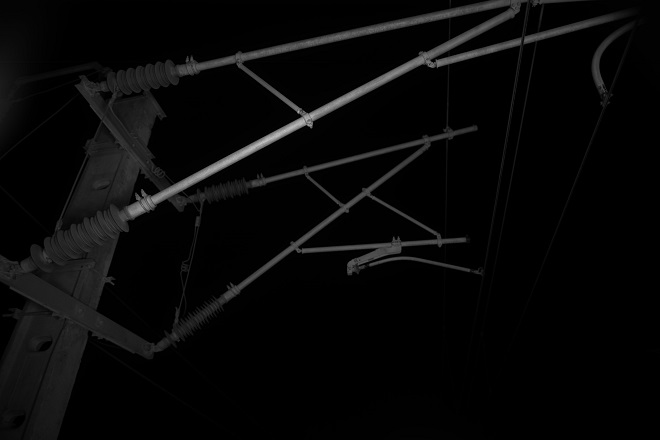
//> input picture 12/21.jpg, 660 x 440 px
$ ./DefectInspection   (built with g++ and OpenCV 4)
//> lines starting //> are read from the running program, lines starting //| are printed output that depends on the picture; after the words box and inside, x2 and y2 are one past the last pixel; in counts of white or black regions, pixels touching at a corner belong together
//-----------------------------------【头文件包含部分】------------------------------------------------------
//		描述：本代码是对于绝缘体的检测部分
//      name:wuxiangrong,begin 2016/10/25
//      VS2015 opencv2.4.9 win10
//-----------------------------------------------------------------------------------------------------------
#include "stdafx.h"
#include <iostream>
#include <opencv2/opencv.hpp>
#include <opencv2/imgproc/imgproc.hpp>
#include <math.h>
#include <fstream>
#include <opencv2/contrib/contrib.hpp>

//-----------------------------------【命名空间声明部分】----------------------------------------------------
//		描述：包含程序所使用的命名空间
//-----------------------------------------------------------------------------------------------------------
using namespace cv;
using namespace std;

//-----------------------------------【调用函数声明部分】-----------------------------------------------------
//		描述：包含程序所使用的调用函数
//------------------------------------------------------------------------------------------------------------
float SortGroup(vector<float> VECtor, float num, float part[10][10]);
IplImage* rotateImage1(IplImage* img, int degree);
Mat LinearAdjust(Mat matrix, float fa, float fb);
Point OppositeMap(Point point_in, float cosa, float sina, Mat image_in, Mat image_rota);

//-----------------------------------【main( )函数】----------------------------------------------------------
//		描述：控制台应用程序的入口函数，程序从这里开始
//------------------------------------------------------------------------------------------------------------
int main() {
//---------------【1】载入原始图和Mat变量定义-----------------------------------------------------------------

	/*string filepath = "E:\\projects\\Visual studio 15\\Microsoft\\DefectInspection\\DefectInspection\\12\\";
	Directory DIR;
	vector<string> filenames = DIR.GetListFiles(filepath, "*.jpg", false);*/

	Mat srcImage = imread("./12\\21.jpg");
//> srcImage is the input picture: 440 rows x 660 cols, CV_8UC3; min 0, max 197, mean 8
	Mat midImage, dstImage,orignal;       //临时变量和目标图的定义
	srcImage.copyTo(orignal);

	system("cd ./testPro&&del/s *.jpg");  //清空文件夹中存储的图像
	char file_dst[100];                   //定义将要保存文件名空间
	ofstream out("data.txt", ios::trunc);  //清空
	ofstream myfile("data.txt",ios::out);
	if(!myfile) cout<<"error !";
	int window_num = 1;  //框的个数

	//参数
	int Pole_Width = 44;  //杆两侧先验宽
	int window_wide = 6;  //滑动窗宽度
	//for (unsigned int m = 0; m < filenames.size(); m++) {

//---------------【2】进行霍夫线变换检测线段------------------------------------------------------------------
		Canny(srcImage, midImage, 50, 200, 3);      //进行一次canny边缘检测
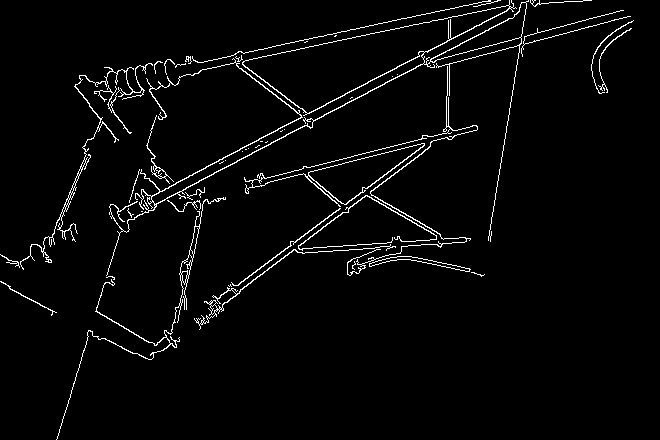
//> midImage: 440 rows x 660 cols, CV_8UC1; 3% white in thin lines or dots
		cvtColor(midImage, dstImage, CV_GRAY2BGR);  //转化边缘检测后的图为灰度图
//> dstImage: 440 rows x 660 cols, CV_8UC3; 3% white in thin lines or dots
		//进行霍夫线变换
		vector<Vec4i> lines;       //定义一个矢量结构lines用于存放得到的线段矢量集合
		vector<float> line_slope;  //定义每条线段的斜率
		vector<float> distance;    //线段到（0，0）点的距离
		HoughLinesP(midImage, lines, 1, CV_PI / 180, 50, 100, 4);
//> lines = 17 lines (x1, y1, x2, y2), first 8: [267, 182, 424, 143], [245, 52, 490, 0], [313, 121, 443, 52], [139, 203, 361, 85], [243, 61, 513, 4], [229, 290, 336, 210], [238, 285, 424, 145], [235, 293, 430, 146]

//---------------【3】计算每条线段的斜率和到原点的距离--------------------------------------------------------
			//依次在图中绘制出每条线段并计算信息
		for (size_t i = 0; i < lines.size(); i++) {
			Vec4i l = lines[i];
			float slope_num = float(l[3] - l[1]) / (l[2] - l[0]);  //线的斜率
			float point_distance = abs(slope_num * l[0] - l[1]) / (1 + slope_num*slope_num);  //线到(0，0)点的距离
			line(dstImage, Point(l[0], l[1]), Point(l[2], l[3]), Scalar(186, 88, 255), 1, CV_AA);
			line_slope.push_back(slope_num);
			distance.push_back(point_distance);
		}
//> this loop made 17 passes
//> (l, slope_num, point_distance) on passes 1 to 8: ([267, 182, 424, 143], -0.248, 233.9), ([245, 52, 490, 0], -0.212, 99.52), ([313, 121, 443, 52], -0.531, 224), ([139, 203, 361, 85], -0.532, 215.9), ([243, 61, 513, 4], -0.211, 107.5), ([229, 290, 336, 210], -0.748, 295.8), ([238, 285, 424, 145], -0.753, 296.3), ([235, 293, 430, 146], -0.754, 299.8)
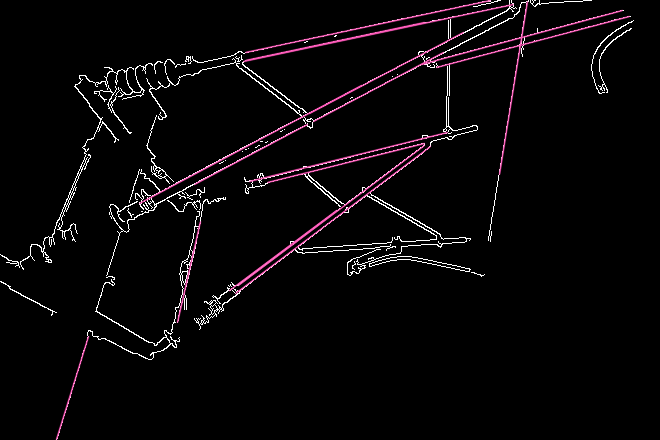
//> dstImage: 440 rows x 660 cols, CV_8UC3; mean B, G, R 8.3, 6.9, 9.2

//---------------【4】以所有的斜率信息排序、分组--------------------------------------------------------------
		float part1[10][10];  //提前定义分10组之内
		memset(part1, 0, sizeof(part1));  //数组中内容置0
		vector<float> line_slope_crop(line_slope);  //定义容器的副集
//> line_slope_crop = 17 values, max -0.211 at index 4, min -6.18 at index 9, mean -1.17
		part1[10][10] = SortGroup(line_slope_crop, 0.006, part1);  //排序分组存储在数组[10][10]中
		int name = 0;  //图片命名
		//在分完组的Part1数组中，分析每组（行）中数据
		for (size_t part1_i = 0; part1_i < 10; part1_i++) {
			vector<Vec4i> linepart;  //在斜率相同的一组中
			vector<float> distancepart;
			vector<float> slopepart;
			int EachGroup_num = 0;  //每组的线段个数
			for (size_t part1_j = 0; part1_j < 10; part1_j++) {
				//将分组后，每组的线段点、线率、到（0，0）点的距离信息重新存储入新的容器
				for (size_t dis_i = 0; dis_i < distance.size(); dis_i++) {
					if (part1[part1_i][part1_j] == line_slope[dis_i]) {
						linepart.push_back(lines[dis_i]);
						distancepart.push_back(distance[dis_i]);
						slopepart.push_back(line_slope[dis_i]);
						EachGroup_num = EachGroup_num + 1;
					}
				}
			}
			//对没有信息的数组信息省去处理
			if (EachGroup_num < 1) {
				break;
			}

//---------------【5】以每组中的线段到（0，0）点距离的信息排序、分组-----------------------------------------
			float part2[10][10];
			memset(part2, 0, sizeof(part2)); //数组中内容置0
			vector<float> distancepart_crop(distancepart);
			part2[10][10] = SortGroup(distancepart_crop, 10, part2);
			//在分完组的Part2数组中，分析每组（行）中数据
			for (size_t part2_i = 0; part2_i < 10; part2_i++) {
				int part_num = 0;  //每条杆上的线段个数
				int sum_x1 = 0, sum_y1 = 0, sum_x2 = 0, sum_y2 = 0;  //点信息
				for (size_t part2_j = 0; part2_j < 10; part2_j++) {
					//将条杆上的线段电信息统计
					for (size_t disPart_i = 0; disPart_i < distancepart.size(); disPart_i++) {
						if (part2[part2_i][part2_j] == distancepart[disPart_i]) {
							part_num = part_num + 1;
							sum_x1 = sum_x1 + linepart[disPart_i][0];
							sum_y1 = sum_y1 + linepart[disPart_i][1];
							sum_x2 = sum_x2 + linepart[disPart_i][2];
							sum_y2 = sum_y2 + linepart[disPart_i][3];
						}
					}
				}
				//对没有信息的数组信息省去处理
				if (part_num < 1) {
					break;
				}
				//刷新杆的点信息及斜率
				sum_x1 = sum_x1 / part_num;
				sum_y1 = sum_y1 / part_num;
				sum_x2 = sum_x2 / part_num;
				sum_y2 = sum_y2 / part_num;
				float part_slops = 0;
				part_slops = float(sum_y2 - sum_y1) / (sum_x2 - sum_x1);  //重新算得斜率

//---------------【6】以每条杆的斜率信息旋转原图（使杆水平）----------------------------------------------------------------
				double theta = 0;  //定义旋转角度
				theta = atan(part_slops)*(180 / CV_PI);
				float cosa = float(cos(double(theta * CV_PI / 180)));
				float sina = float(sin(double(theta * CV_PI / 180)));
				//图像从Mat转为IplImage*旋转
				IplImage * srcImage_pro;
				srcImage_pro = &IplImage(srcImage);
				Mat src = rotateImage1(srcImage_pro, theta);  //旋转函数
				imshow("旋转后图", src);
				sprintf_s(file_dst, "./testPro\\cool_rotate\\%d.jpg", name);  //旋转图像保存
				imwrite(file_dst, src);

				//图像旋转后，原图像到旋转后图像点的映射
				int point1_x = sum_x1 * cosa + sum_y1 * sina - cosa*srcImage.cols / 2 - sina*srcImage.rows / 2 + src.cols / 2;
				int point1_y = -sum_x1 * sina + sum_y1 * cosa + sina*srcImage.cols / 2 - cosa*srcImage.rows / 2 + src.rows / 2;
				int point2_x = sum_x2 * cosa + sum_y2 * sina - cosa*srcImage.cols / 2 - sina*srcImage.rows / 2 + src.cols / 2;
				int point2_y = -sum_x2 * sina + sum_y2 * cosa + sina*srcImage.cols / 2 - cosa*srcImage.rows / 2 + src.rows / 2;

				//映射公式的检测
				Point one(srcImage.cols / 2 + 2, srcImage.rows / 2 + 2), two(src.cols / 2 + 2, src.rows / 2 + 2);
				line(srcImage, Point(sum_x1, sum_y1), Point(sum_x2, sum_y2), Scalar(186, 88, 255), 1, CV_AA);
				line(srcImage, Point(srcImage.cols / 2, srcImage.rows / 2), one, Scalar(186, 88, 255), 1, CV_AA);  //中点
				line(src, Point(point1_x, point1_y), Point(point2_x, point2_y), Scalar(186, 88, 255), 1, CV_AA);
				line(src, Point(src.cols / 2, src.rows / 2), two, Scalar(186, 88, 255), 1, CV_AA);  //中点
				imshow("映射原图", srcImage);
				imshow("映射旋转图", src);

//---------------【6】截取整条杆的一定宽度的信息----------------------------------------------------------------------------
				Rect rect1(0, point1_y - Pole_Width / 2, src.cols, Pole_Width);  //先验的给出绝缘体的观测宽度
				Mat image_roi1 = src(rect1);  //截取矩形
				imshow("截取整条杆", image_roi1);
				sprintf_s(file_dst, "./testPro\\coolblock\\%d.jpg", name);  //截取含杆信息图片
				imwrite(file_dst, image_roi1);
				//对截取图像简单预处理
				Mat image_roi, image_roi1_gray, image_equa;
				cvtColor(image_roi1, image_roi1_gray, CV_BGR2GRAY);
				image_roi = LinearAdjust(image_roi1_gray, 35, 200);  //线性动态调整函数 35, 200
				sprintf_s(file_dst, "./testPro\\cool_blockAdj\\%d.jpg", name);  //保存线性调整后的图像
				imwrite(file_dst, image_roi);
				equalizeHist(image_roi, image_equa);  //直方图均衡化
				imshow("1", image_roi);
				imshow("2", image_equa);


				waitKey(20);
//---------------【7】对截取的图片的二值图像素做垂直投影--------------------------------------------------------------------
				Mat Binary;
				//自适应阈值二值化
				//adaptiveThreshold(image_roi,Binary,255,CV_ADAPTIVE_THRESH_MEAN_C,CV_THRESH_BINARY_INV,25,10);
				threshold(image_equa, Binary, 20, 255, CV_THRESH_BINARY);  //20
				imshow("二值化", Binary);
				sprintf_s(file_dst, "./testPro\\cool_blockBIN\\%d.jpg", name);  //保存二值化后的图像
				imwrite(file_dst, Binary);
				//垂直投影
				IplImage * bin;
				bin = &IplImage(Binary);
				IplImage* paintx = cvCreateImage(cvGetSize(bin), IPL_DEPTH_8U, 1);
				cvZero(paintx);  //初始化定义的paintx
				int* v = new int[bin->width];  //开辟指针v空间并初始化
				memset(v, 0, bin->width * 4);
				CvScalar temp;
				for (size_t xx = 0; xx < bin->width; xx++) {
					for (size_t yy = 0; yy < bin->height; yy++) {
						temp = cvGet2D(bin, yy, xx);  //获取该点像素值
						if (temp.val[0] == 0)
							v[xx]++;
					}
				}

				for (size_t xx = 0; xx < bin->width; xx++) {
					for (size_t yy = 0; yy < v[xx]; yy++) {
						temp.val[0] = 255;
						cvSet2D(paintx, yy, xx, temp);  //像素点填充
					}
				}
				//cvNamedWindow("垂直积分投影", 1);
				//cvShowImage("垂直积分投影", paintx);
				Mat paintxx = paintx;
				sprintf_s(file_dst, "./testPro\\cool_shadow\\%d.jpg", name);  //保存垂直投影后图像
				imwrite(file_dst, paintxx);


//---------------【8】用构造滑动窗判断的方法再次截取图像得到绝缘体----------------------------------------------------------
				int OneZero[1000];  //定义1000长的数组并初始化0
				memset(OneZero, 0, sizeof(OneZero));
				for (size_t uu = 2; uu < bin->width; uu++) {
					int Max = Binary.rows - v[uu], Min = Binary.rows - v[uu];
					for (size_t vv = 1; vv < window_wide; vv++) {  //用6个像素宽的滑窗 搜索临近间的像素差
						if (Binary.rows - v[uu + vv] > Max) {  //寻找最大值
							Max = Binary.rows - v[uu + vv];
						}
						if (Binary.rows - v[uu + vv] < Min) {  //寻找最小值
							Min = Binary.rows - v[uu + vv];
						}
					}
					if (Max - Min > 4) {  //如果最大值与最小值差6以上，则标记为1，否则为0
						OneZero[uu] = 1;
					}
				}
				int Long = 0, Max_Long = 0, orig_point = 0;
				for (size_t array_i = 1; array_i < 1000; array_i++) {
					//找出数组中连续标记为1最长序列的起点orig_point和长度Max_Long
					if (OneZero[array_i] == 1) {
						if (OneZero[array_i - 1] == 1) {
							Long = Long + 1;
						}
						else {
							if (Long > Max_Long) {
								Max_Long = Long;
								orig_point = array_i - Max_Long;
							}
							Long = 0;
						}
					}
				}

				//当标记为1序列长大于30起确定其为绝缘体
				if (Max_Long > window_wide * 7)
				{
					Rect rec(orig_point, 0, Max_Long, paintxx.rows);  //在截取图像中框出绝缘体
					rectangle(image_roi1, rec, Scalar(0, 0, 255), 1, 8, 0);
					sprintf_s(file_dst, "./testPro\\cool_slice\\%d.jpg", name);
					imwrite(file_dst, image_roi1);

					Rect rec_rota(orig_point, point1_y - Pole_Width / 2, Max_Long, paintxx.rows);  //在旋转图像中框出绝缘体
					rectangle(src, rec_rota, Scalar(0, 0, 255), 1, 8, 0);
					sprintf_s(file_dst, "./testPro\\cool_slice_rota\\%d.jpg", name);
					imwrite(file_dst, src);

//---------------【9】检测框进行简单调整------------------------------------------------------------------------------------
									//对检测框进行简单调整
					Mat image_roi2 = src(rec_rota);  //截取矩形
					Mat image_ROI, image_roi2_gray, Binary_roi;
					IplImage * Bin_roi;
					cvtColor(image_roi2, image_roi2_gray, CV_BGR2GRAY);
					image_ROI = LinearAdjust(image_roi2_gray, 35, 200);  //线性动态调整函数
					threshold(image_ROI, Binary_roi, 20, 255, CV_THRESH_BINARY);
					Bin_roi = &IplImage(Binary_roi);
					imshow("dfsdf", Binary_roi);
					//水平投影
					int* H = new int[Bin_roi->height];  //开辟指针H空间并初始化
					memset(H, 0, Bin_roi->height * 4);
					CvScalar temp;
					for (size_t xx = 0; xx < Bin_roi->height; xx++) {
						for (size_t yy = 0; yy < Bin_roi->width; yy++) {
							temp = cvGet2D(Bin_roi, xx, yy);  //获取该点像素值
							if (temp.val[0] == 0)
								H[xx]++;
						}
					}

					IplImage* paintxy = cvCreateImage(cvGetSize(bin), IPL_DEPTH_8U, 1);
					cvZero(paintxy);  //初始化定义的paintx
					for (size_t xx = 0; xx < Bin_roi->height; xx++) {
						for (size_t yy = 0; yy < H[xx]; yy++) {
							temp.val[0] = 255;
							cvSet2D(paintxy, xx, yy, temp);  //像素点填充
						}
					}
					cvNamedWindow("水平积分投影", 1);
					cvShowImage("水平积分投影", paintxy);
					//waitKey(0);
					float top = 0, bottom = 0;  //对检测框上下边调整
					for (size_t xx = 1; xx <= Bin_roi->height - 1; xx++) {
						if (H[xx] < Bin_roi->width - 4) {
							top = xx;
							break;
						}
					}
					for (size_t yy = Bin_roi->height - 1; yy >= 0; yy--) {
						if (H[yy] < Bin_roi->width - 4) {
							bottom = Bin_roi->height - 1 - yy;
							break;
						}
					}

					orig_point = orig_point - 4;  //检测到的框左右个扩展4个像素
					Max_Long = Max_Long + 8;
					top = top - 4;                //检测到的框上下个扩展4个像素
					bottom = bottom - 4;

					//从旋转图像到原图像的点逆变换
					Point Rota_One(orig_point, point1_y - Pole_Width / 2 + top);  //四个点,
					Point Rota_Two(orig_point, point1_y + Pole_Width / 2 - bottom);
					Point Rota_Three(orig_point + Max_Long, point1_y - Pole_Width / 2 + top);
					Point Rota_Four(orig_point + Max_Long, point1_y + Pole_Width / 2 - bottom);
					Point pointRO1 = OppositeMap(Rota_One, cosa, sina, srcImage, src);  //逆变换后的四个对应点
					Point pointRO2 = OppositeMap(Rota_Two, cosa, sina, srcImage, src);
					Point pointRO3 = OppositeMap(Rota_Three, cosa, sina, srcImage, src);
					Point pointRO4 = OppositeMap(Rota_Four, cosa, sina, srcImage, src);

					myfile << "第"<< window_num <<"个框的信息：" << endl
						<< Rota_One << "、" << Rota_Two << "、" << Rota_Three << "、" << Rota_Four << endl;
					//在原图中画出对应的框
					line(orignal, pointRO1, pointRO2, Scalar(0, 0, 255), 1, CV_AA);
					line(orignal, pointRO1, pointRO3, Scalar(0, 0, 255), 1, CV_AA);
					line(orignal, pointRO2, pointRO4, Scalar(0, 0, 255), 1, CV_AA);
					line(orignal, pointRO3, pointRO4, Scalar(0, 0, 255), 1, CV_AA);
					int name_out = 0;
					sprintf_s(file_dst, "./testPro\\out\\%d.jpg", name_out);  //保存绝缘体检测后的图
					imwrite(file_dst, orignal);
					imshow("绝缘体检测后的图像", orignal);
					window_num = window_num + 1;
				}
				name = name + 1;
			}
		}
	//}
	myfile.close();
	waitKey(0);
	return 0;
}

//数字容器的排序分组函数
float SortGroup(vector<float> VECtor, float GroupThreshold,  float part[10][10])
{
//> called with GroupThreshold = 0.006
	//vector<float> VectorCrop = VECtor;  //定义VECtord的一个副集
	sort(VECtor.begin(), VECtor.end());  //排序
//> VECtor = 17 values from -6.18 to -0.211
	memset(part, 0, sizeof(part)); //数组中内容置0
	int ss = 0, s = 0;
	part[ss][s] = VECtor[0];
	for (size_t i = 1; i < VECtor.size(); i++) {
		s = s + 1;
		if (abs(VECtor[i - 1] - VECtor[i]) > GroupThreshold) {
			ss = ss + 1;
			s = 0;
		}
		part[ss][s] = VECtor[i];
	}
//> this loop made 16 passes
//> after the loop, s = 2; ss = 7
	return part[10][10];
}

//旋转图像内容不变，尺寸相应变大
IplImage* rotateImage1(IplImage* img,int degree){
    double angle = degree  * CV_PI / 180.; // 弧度
    double a = sin(angle), b = cos(angle);
    int width = img->width;
    int height = img->height;
    int width_rotate= int(height * fabs(a) + width * fabs(b));
    int height_rotate=int(width * fabs(a) + height * fabs(b));
    //旋转数组map
    // [ m0  m1  m2 ] ===>  [ A11  A12   b1 ]
    // [ m3  m4  m5 ] ===>  [ A21  A22   b2 ]
    float map[6];
    CvMat map_matrix = cvMat(2, 3, CV_32F, map);
    // 旋转中心
    CvPoint2D32f center = cvPoint2D32f((width+1) / 2,( height + 1) / 2);
    cv2DRotationMatrix(center, degree, 1.0, &map_matrix);
    map[2] += (width_rotate - width) / 2;
    map[5] += (height_rotate - height) / 2;
    IplImage* img_rotate = cvCreateImage(cvSize(width_rotate, height_rotate), 8, 3);
    //对图像做仿射变换
    //CV_WARP_FILL_OUTLIERS - 填充所有输出图像的象素。
    //如果部分象素落在输入图像的边界外，那么它们的值设定为 fillval.
    //CV_WARP_INVERSE_MAP - 指定 map_matrix 是输出图像到输入图像的反变换，
//> (the run ends here: the program stops with an error, at `cvWarpAffine( img,img_rotate, &map_matrix, CV_INTER_LINEAR | CV_WARP_F..`)

$ run again, with 12/1.jpg copied over 12/21.jpg
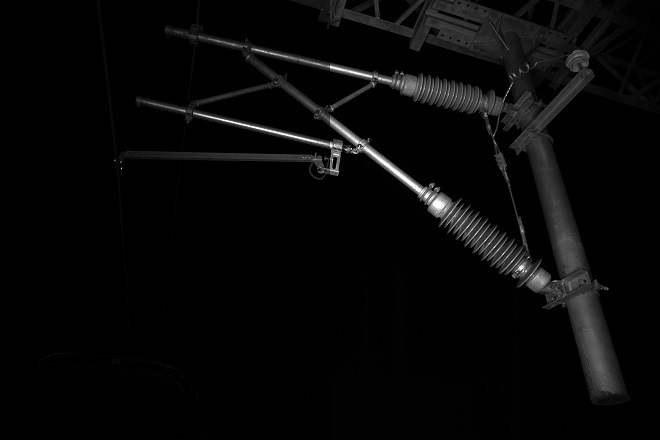
//> input picture 12/1.jpg, 660 x 440 px
//> srcImage is the input picture: 440 rows x 660 cols, CV_8UC3; min 0, max 255, mean 8.1
//> in main, `Canny(srcImage, midImage, 50, 200, 3);`:
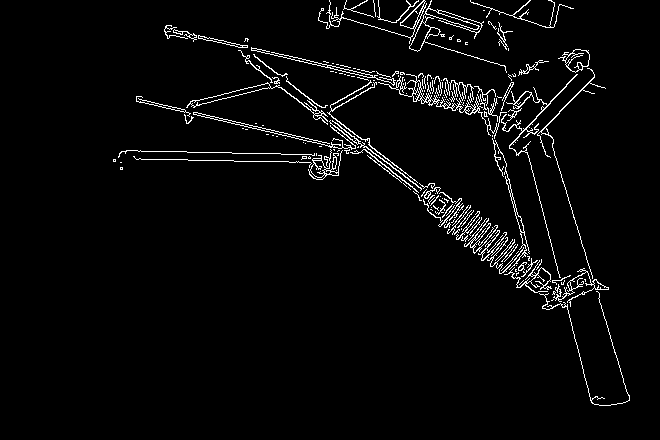
//> midImage: 440 rows x 660 cols, CV_8UC1; 3.3% white in thin lines or dots, all inside (x1, y1, x2, y2) = (113, 0, 630, 406)
//> lines = 11 lines (x1, y1, x2, y2), first 8: [552, 144, 594, 283], [245, 60, 361, 151], [195, 112, 342, 146], [251, 50, 369, 77], [304, 102, 416, 190], [165, 27, 407, 83], [529, 158, 555, 262], [251, 49, 405, 85]
//> the loop in main, `for (size_t i = 0; i < lines.size(); i++)` made 11 passes
//> (l, slope_num, point_distance) on passes 1 to 8: ([552, 144, 594, 283], 3.31, 140.8), ([245, 60, 361, 151], 0.784, 81.84), ([195, 112, 342, 146], 0.231, 63.5), ([251, 50, 369, 77], 0.229, 7.06), ([304, 102, 416, 190], 0.786, 84.62), ([165, 27, 407, 83], 0.231, 10.61), ([529, 158, 555, 262], 4, 115.2), ([251, 49, 405, 85], 0.234, 9.17)
//> after the loop in main, `for (size_t i = 0; i < lines.size(); i++)`:
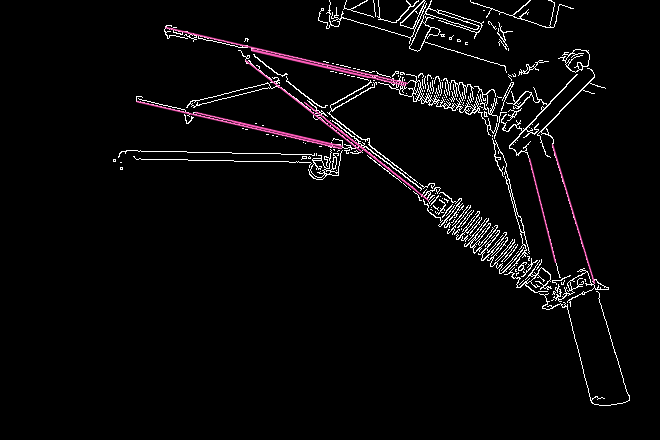
//> dstImage: 440 rows x 660 cols, CV_8UC3; mean B, G, R 8.8, 8.1, 9.3
//> line_slope_crop = [3.31, 0.784, 0.231, 0.229, 0.786, 0.231, 4, 0.234, 0.229, 0.786, 0.23]
//> VECtor = [0.229, 0.229, 0.23, 0.231, 0.231, 0.234, 0.784, 0.786, 0.786, 3.31, 4]
//> the loop in SortGroup, `for (size_t i = 1; i < VECtor.size(); i++)` made 10 passes
//> after the loop in SortGroup, `for (size_t i = 1; i < VECtor.size(); i++)`: s = 0; ss = 3
